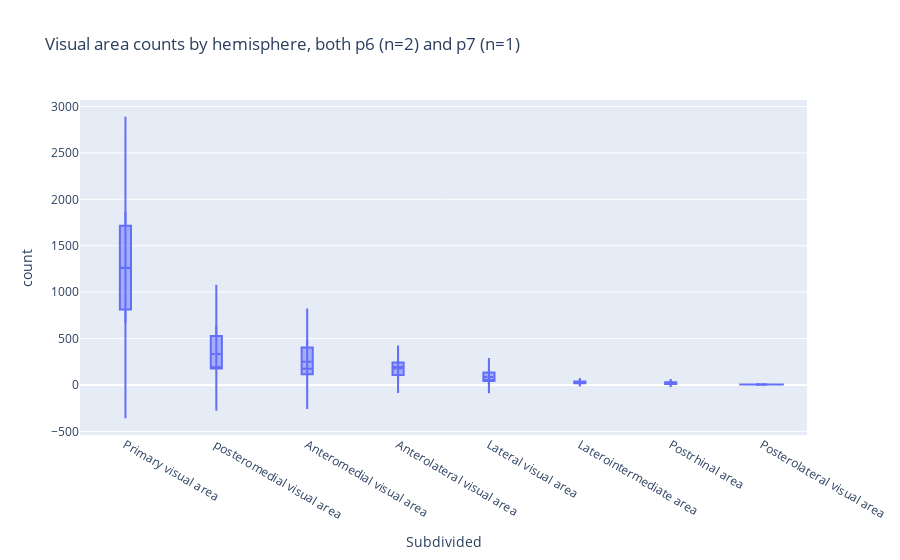

Write notebook code for a chart like this one.
### Code cell
plot_count_zoomed_sub(
    subdivided_Vis_grouped,
    "Visual area counts by hemisphere, both p6 (n=2) and p7 (n=1)",
)

### Figure 1 — Plotly figure (JSON) as saved in the notebook; plotly's stock layout.template omitted (floating-point values rounded to 4 significant figures)
{"data": [{"alignmentgroup": "True", "box": {"visible": true}, "hovertemplate": "Subdivided=%{x}<br>count=%{y}<extra></extra>", "legendgroup": "", "marker": {"color": "#636efa"}, "meanline": {"visible": true}, "name": "", "offsetgroup": "", "orientation": "v", "scalegroup": "True", "showlegend": false, "type": "violin", "x": ["Anterolateral visual area", "Anteromedial visual area", "Lateral visual area", "Laterointermediate area", "Postrhinal area", "Primary visual area", "posteromedial visual area", "Anterolateral visual area", "Anteromedial visual area", "Lateral visual area", "Laterointermediate area", "Posterolateral visual area", "Postrhinal area", "Primary visual area", "posteromedial visual area", "Anterolateral visual area", "Anteromedial visual area", "Lateral visual area", "Laterointermediate area", "Postrhinal area", "Primary visual area", "posteromedial visual area"], "x0": " ", "xaxis": "x", "y": [79, 175, 38, 23, 17, 664, 190, 259, 480, 53, 16, 4, 33, 1867, 639, 193, 96, 163, 41, 8, 1259, 173], "y0": " ", "yaxis": "y"}], "layout": {"legend": {"tracegroupgap": 0}, "title": {"text": "Visual area counts by hemisphere, both p6 (n=2) and p7 (n=1)"}, "violinmode": "group", "xaxis": {"anchor": "y", "categoryarray": ["Primary visual area", "posteromedial visual area", "Anteromedial visual area", "Anterolateral visual area", "Lateral visual area", "Laterointermediate area", "Postrhinal area", "Posterolateral visual area"], "categoryorder": "array", "domain": [0, 1], "title": {"text": "Subdivided"}}, "yaxis": {"anchor": "x", "domain": [0, 1], "title": {"text": "count"}}}}
